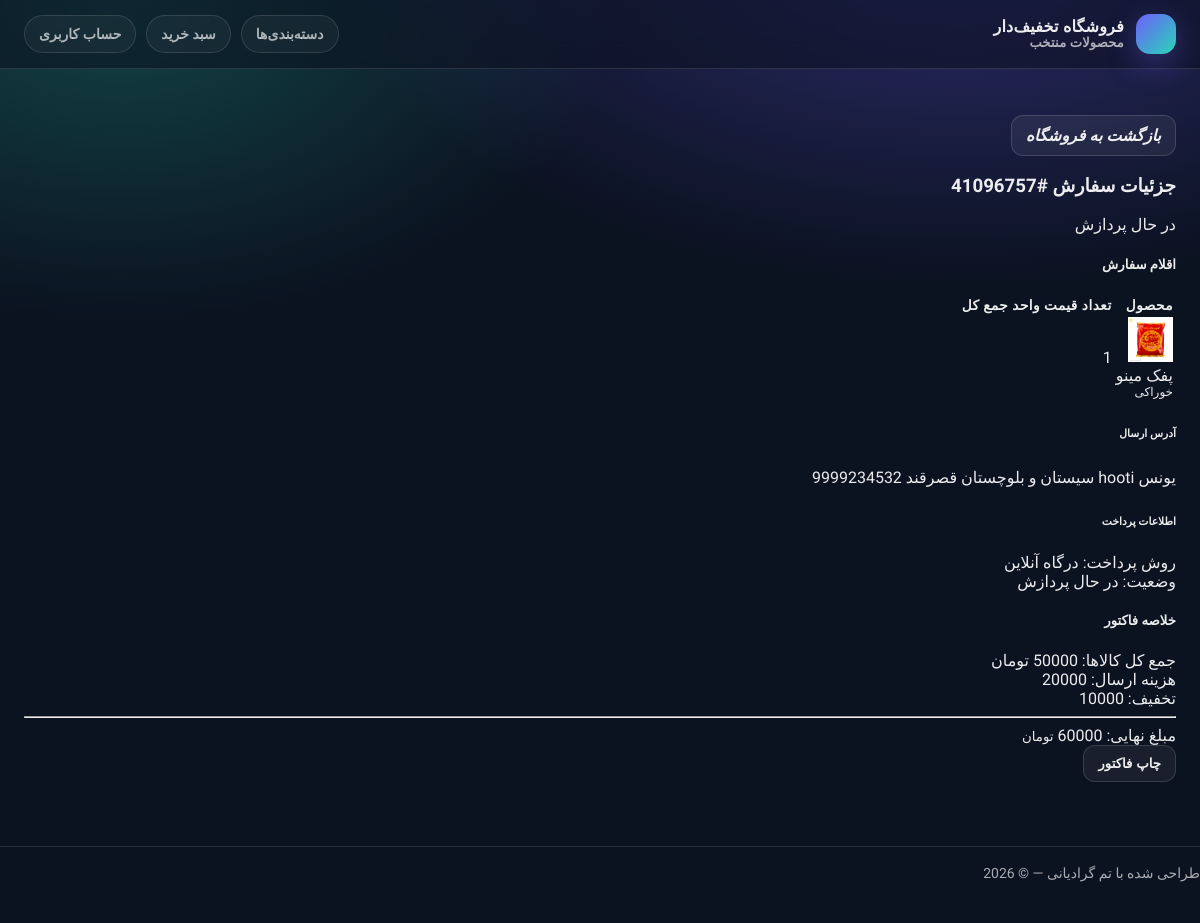
/order/order_detail/38/ (signed in), run on the app's committed database.
### order/models.py (models this page shows, shortened)
class Order(models.Model):
    Product_status = (
        ('در حال پردازش', 'در حال پردازش'),
        ('آماده برای ارسال', 'آماده برای ارسال'),
        ('محصول ارسال شد', 'محصول ارسال شد'),
        ('تحویل پست داده شد', 'تحویل پست داده شد'),
        ('محصول به مشتری تحویل داده شد', 'محصول به مشتری تحویل داده شد'),
        ('لغو توسط مشتری', 'لغو توسط مشتری'),
        ('لغو توسط فروشنده', 'لغو توسط فروشنده'),
        ('مرحوع شد', 'مرحوع شد')
    )
    user = models.ForeignKey(User, related_name='users', on_delete=models.SET_NULL, null=True, verbose_name='کاربر')
    address_user = models.ForeignKey(AddressUser, related_name='address_user', on_delete=models.SET_NULL, null=True,
                                     verbose_name='آدرس')
    total_amount = models.DecimalField(max_digits=10, decimal_places=0, verbose_name='قیمت کل')
    discount_amount = models.DecimalField(max_digits=10, decimal_places=0, default=0, verbose_name='بعد تخفیف')
    final_amount = models.DecimalField(max_digits=10, decimal_places=0, verbose_name='قیمت نهای')
    post_price = models.DecimalField(max_digits=10, default=0, decimal_places=0, null=True, blank=True,
                                     verbose_name='هزینه پستی')
    transaction_id = models.CharField(max_length=100,unique=True, blank=True, null=True, verbose_name='کد پیگیری')
    payment = models.BooleanField(default=False, verbose_name='پرداخت')
    status = models.CharField(choices=Product_status, default='در حال پردازش', verbose_name='وضعیت سفارش')
    created = models.DateTimeField(auto_now_add=True)
    updated = models.DateTimeField(auto_now=True)
    class Meta:
        ordering = ['-created']
        indexes = [
            models.Index(fields=['-created'])
        ]
        verbose_name_plural = 'سفارش ها'

class OrderItem(models.Model):
    order = models.ForeignKey(Order, on_delete=models.CASCADE, related_name='items', verbose_name='سفارش')
    product = models.ForeignKey(Product, on_delete=models.CASCADE, verbose_name='مخصولات')
    quantity = models.PositiveIntegerField(default=1, verbose_name='مقدار محصول')
    price_at_purchase = models.DecimalField(max_digits=12, decimal_places=0, verbose_name='قیمت زمان خرید')
    class Meta:
        verbose_name_plural = 'آیتم سفارش ها'

### catalog/models.py (models this page shows, shortened)
class Product(models.Model):
    category = models.ForeignKey(Category, on_delete=models.CASCADE, related_name='products', verbose_name="category")
    name = models.CharField(max_length=100, verbose_name="اسم")
    slug = models.SlugField(max_length=100, unique=True, verbose_name="slug")
    description = models.TextField(verbose_name="توضیحات")
    price = models.PositiveIntegerField(default=0, verbose_name="قیمت")
    inventory = models.PositiveIntegerField(default=0, verbose_name="مقدار")
    weight = models.PositiveIntegerField(default=0, verbose_name="وزن")
    created_at = models.DateTimeField(auto_now_add=True)
    updated_at = models.DateTimeField(auto_now=True)
    class Meta:
        verbose_name_plural = "Products"
        ordering = ["name"]
        indexes = [
            models.Index(fields=['name', 'id']),
            models.Index(fields=['slug']),
            models.Index(fields=['created_at']),
        ]

class Images(models.Model):
    product = models.ForeignKey(Product, on_delete=models.CASCADE, related_name='images')
    title = models.CharField(max_length=255, null=True, blank=True, verbose_name="تایتل")
    image = models.ImageField(upload_to="images/", null=True, blank=True, verbose_name='عکس')
    created_at = models.DateTimeField(auto_now_add=True)

class Category(models.Model):
    name = models.CharField(max_length=100)
    slug = models.SlugField(max_length=100, unique=True,null=True,blank=True)
    class Meta:
        verbose_name_plural = "Categories"
        ordering = ["name"]
        indexes = [models.Index(fields=["name"])]

### account/models.py (models this page shows, shortened)
class AddressUser(models.Model):
    user = models.ForeignKey(User, on_delete=models.CASCADE, related_name='user', verbose_name="کاربر")
    phone_number = models.CharField(max_length=11, null=True, blank=True, verbose_name="شماره")
    first_name = models.CharField(max_length=55, verbose_name='اسم', null=True, blank=True)
    last_name = models.CharField(max_length=55, verbose_name='فامیل', null=True, blank=True)
    province = models.CharField(max_length=255, null=True, blank=True, verbose_name="استان")
    city = models.CharField(max_length=255, null=True, blank=True, verbose_name="شهر")
    cod_post = models.CharField(max_length=10, null=True, blank=True, verbose_name="کد پستی")
    created_at = models.DateTimeField(auto_now_add=True)
    updated_at = models.DateTimeField(auto_now=True)
    class Meta:
        ordering = ['-created_at']
        indexes = [
            models.Index(fields=["-created_at"]),
        ]

### order/views.py (the view)
# urls.py: path('order_detail/<int:pk>/', views.OrderDetailView.as_view(), name='order_detail'),
class OrderDetailView(LoginRequiredMixin, generic.DetailView):
    model = Order
    template_name = 'order/order_detail.html'
    context_object_name = "order"
    def get_context_data(self, **kwargs):
        context = super().get_context_data(**kwargs)
        order = self.object
        context['discount'] = order.total_amount - order.discount_amount
        return context
    def get_queryset(self):
        return Order.objects.filter(user=self.request.user)

### cart/context_processors.py (called while the page is built)
def cart(request):
    return {'cart': Cart(request)}

### order/templates/order/order_detail.html (shortened to what this page needs)
{% extends 'parent/base.html' %}
{% load static %}
{% block content %}
<div class="container py-5">
    <div class="d-flex align-items-center justify-content-between mb-4">
        <div class="d-flex align-items-center">
            <a href="{% url 'order:order_list' %}" class="btn btn-light btn-sm rounded-circle me-3">
                <i class="bi bi-arrow-right">بازگشت به فروشگاه</i>
            </a>
            <h3 class="fw-bold mb-0 text-dark">جزئیات سفارش <span class="text-muted fs-5">#{{ order.transaction_id}}</span></h3>
        </div>
        <span class="badge {% if order.status == 'ارسال شده' %}bg-success{% else %}bg-primary{% endif %} px-3 py-2 rounded-pill">
            {{ order.status }}
        </span>
    </div>
    <div class="row g-4">
        <div class="col-lg-8">
            <div class="card border-0 shadow-sm rounded-4 mb-4">
                <div class="card-header bg-white border-0 pt-4 px-4">
                    <h5 class="fw-bold mb-0">اقلام سفارش</h5>
                </div>
                <div class="card-body p-0">
                    <div class="table-responsive">
                        <table class="table table-hover align-middle mb-0">
                            <thead class="table-light">
                                <tr>
                                    <th class="ps-4 py-3 border-0">محصول</th>
                                    <th class="py-3 border-0 text-center">تعداد</th>
                                    <th class="py-3 border-0 text-center">قیمت واحد</th>
                                    <th class="pe-4 py-3 border-0 text-end">جمع کل</th>
                                </tr>
                            </thead>
                            <tbody>
                                {% for item in order.items.all %}
                                <tr>
                                    <td class="ps-4 py-3">
                                        <div class="d-flex align-items-center">
                                            <img src="{{ item.product.images.first.image.url }}" class="rounded-3 me-3" style="width: 45px; height: 45px; object-fit: cover;">
                                            <div>
                                                <div class="fw-bold text-dark small">{{ item.product.name }}</div>
                                                <div class="text-muted extra-small">{{ item.product.category.name }}</div>
                                            </div>
                                        </div>
                                    </td>
                                    <td class="text-center">{{ item.quantity }}</td>
                                    <td class="text-center text-muted small">{{ item.price|floatformat:0 }}</td>
                                    <td class="pe-4 text-end fw-bold text-dark">{{ item.get_total_item_price|floatformat:0 }}</td>
                                </tr>
                                {% endfor %}
                            </tbody>
                        </table>
                    </div>
                </div>
            </div>
            <div class="row g-4">
                <div class="col-md-6">
                    <div class="card border-0 shadow-sm rounded-4 h-100">
                        <div class="card-body p-4">
                            <h6 class="fw-bold mb-3">آدرس ارسال</h6>
                            <p class="text-muted small mb-0" style="line-height: 1.6;">
                                {{ order.address_user.first_name|default:"آدرسی ثبت نشده است." }}
                                {{ order.address_user.province }}
                                {{ order.address_user.city }}
                                {{ order.address_user.cod_post }}
                            </p>
                        </div>
                    </div>
                </div>
                <div class="col-md-6">
                    <div class="card border-0 shadow-sm rounded-4 h-100">
                        <div class="card-body p-4">
                            <h6 class="fw-bold mb-3">اطلاعات پرداخت</h6>
                            <p class="text-muted small mb-0">
                                روش پرداخت: <span class="text-dark fw-medium">درگاه آنلاین</span><br>
                                وضعیت: <span class="badge bg-success-subtle text-success rounded-pill">{{order.status}}</span>
                            </p>
                        </div>
                    </div>
                </div>
            </div>
        </div>
        <div class="col-lg-4">
            <div class="card border-0 shadow-sm rounded-4 bg-light sticky-top" style="top: 2rem;">
                <div class="card-body p-4">
                    <h5 class="fw-bold mb-4">خلاصه فاکتور</h5>
                    <div class="d-flex justify-content-between mb-3">
                        <span class="text-muted">جمع کل کالاها:</span>
                        <span class="fw-medium">{{ order.total_amount|floatformat:0 }} تومان</span>
                    </div>
                    <div class="d-flex justify-content-between mb-3">
                        <span class="text-muted">هزینه ارسال:</span>
                        <span class="text-success fw-medium">{{order.post_price}}</span>
                    </div>
                    <div class="d-flex justify-content-between mb-3">
                        <span class="text-muted">تخفیف:</span>
                        <span class="text-danger fw-medium">{{discount}}</span>
                    </div>
                    <hr class="my-4">
                    <div class="d-flex justify-content-between mb-4">
                        <span class="h5 fw-bold text-dark">مبلغ نهایی:</span>
                        <span class="h5 fw-bold text-primary">{{ order.final_amount|floatformat:0 }} <small class="fs-6">تومان</small></span>
                    </div>
                    <button onclick="window.print()" class="btn btn-outline-dark w-100 rounded-3 border-2">
                         چاپ فاکتور
                    </button>
                </div>
            </div>
        </div>
    </div>
</div>
{% endblock %}

### catalog/templates/parent/base.html (style rules this page uses)
:root { --bg: #0b1220; --card: rgba(255,255,255,.06); --card2: rgba(255,255,255,.09); --text: rgba(255,255,255,.92); --muted: rgba(255,255,255,.65); --border: rgba(255,255,255,.12); --primary: #6d5efc; --primary2: #28d7b6; --danger: #ff4d6d; --shadow: 0 18px 60px rgba(0,0,0,.35); --radius: 18px; }
* { box-sizing: border-box; }
body { margin:0; font-family:"Vazirmatn", system-ui, -apple-system, Segoe UI, Roboto, Arial; background: radial-gradient(1200px 700px at 80% -100px, rgba(109,94,252,.38), transparent 55%), radial-gradient(1000px 650px at 10% 0px, rgba(40,215,182,.25), transparent 50%), var(--bg); color: var(--text); }
a { color: inherit; text-decoration: none; }
.container { width: min(1200px, 100%); margin: 0 auto; padding: 24px; }
.btn { display:inline-flex; align-items:center; justify-content:center; padding: 10px 14px; border-radius: 12px; border: 1px solid rgba(255,255,255,.14); background: rgba(255,255,255,.06); color: var(--text); font-weight: 700; transition: .2s; cursor:pointer; }

### order/templates/order/order_detail.html (style rules this page uses)
.extra-small { font-size: 0.75rem; }
.table thead th { font-size: 0.85rem; text-transform: uppercase; letter-spacing: 0.5px; }
.card { transition: all 0.3s ease; }
body { direction: rtl; text-align: right; }

### data on the page
Order: transaction_id "41096757", status "در حال پردازش", address_user.first_name "یونس", address_user.province "سیستان و بلوچستان", address_user.city "قصرقند", address_user.cod_post "9999234532", total_amount "50000", post_price "20000"
OrderItem: product.images.first.image (picture), product.name "پفک مینو", product.category.name "خوراکی", quantity "1"

### other printed values
{{ discount }} "10000"
